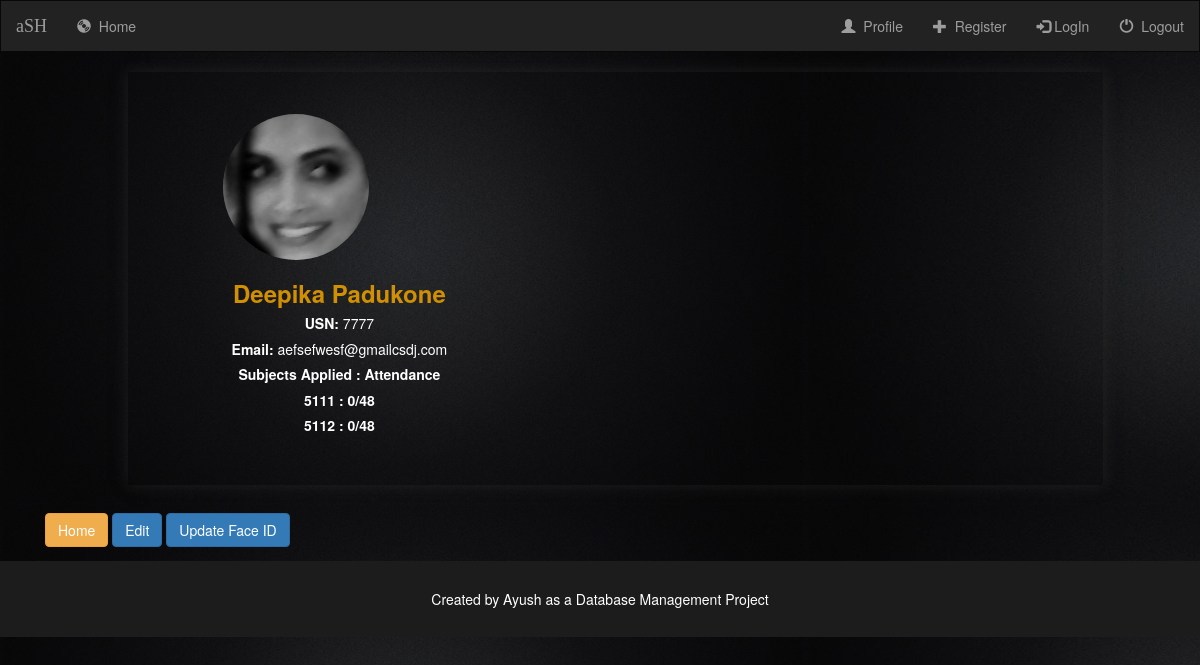
The app's page /records/studentdetails/7777/, older data.
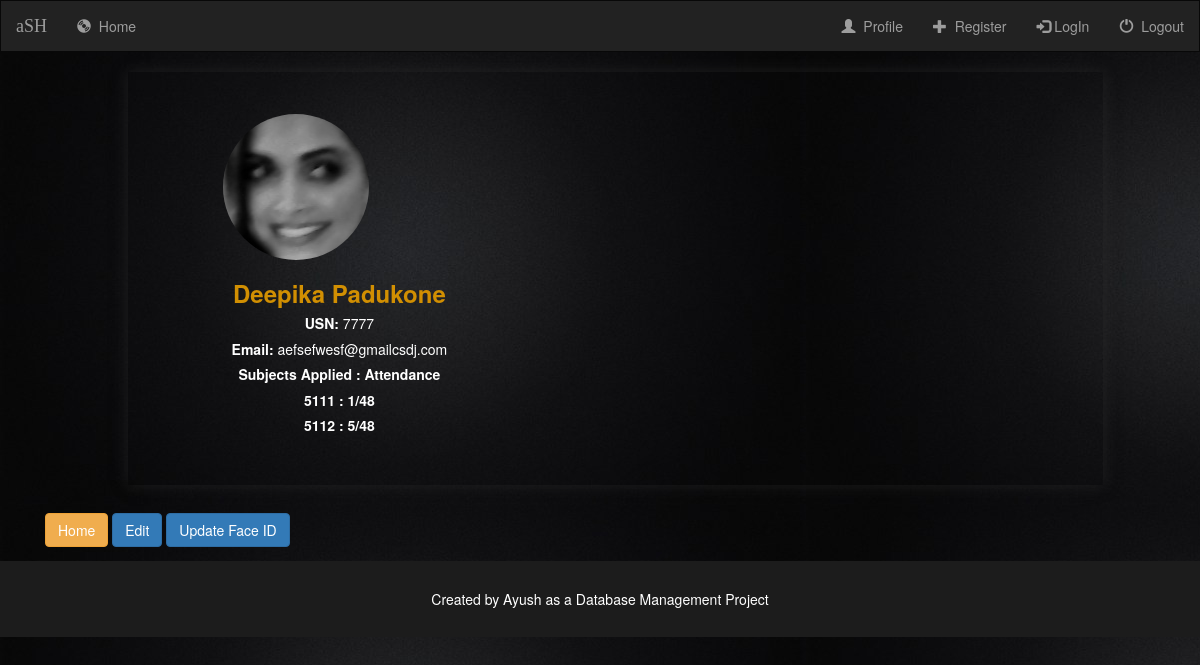
The same page, newer data.
### records/models.py (models this page shows, shortened)
class attendances(models.Model):
    subcode =models.ForeignKey(subjects,on_delete=models.CASCADE,null=True)
    attendance= models.IntegerField(default=0)
    usn =models.ForeignKey(student,on_delete=models.CASCADE,null=True)

class subjects(models.Model):
    subcode =models.CharField(max_length=12,primary_key=True)
    usn=models.ManyToManyField(student,null=True)
    pid=models.ForeignKey(teacher,on_delete=models.CASCADE,null=True)
    def __str__(self):
        return self.subcode

### records/views.py (the view)
# urls.py: url(r'studentdetails/(?P<id>[0-9]+)/$',views.StudentDetails,name='student-details'),
def StudentDetails(request,id):
    student1 = get_object_or_404(student ,usn= id)
    attenda=attendances.objects.filter(usn=id)
    context={
        'student':student1,
        'attenda':attenda,
        'differ':dayst
    }
    return render(request,'detailstudent.html',context)

### templates/detailstudent.html (shortened to what this page needs)
{% extends 'layout.html' %}
{%load static%}
{% block content %}
<div class="container">
  <div class="container">
    <div class="row">
      <div class="col-md-10 col-md-offset-1" style="padding-top:3em;padding-bottom:3em;-webkit-box-shadow: 0px 0px 14px 0px rgba(50, 50, 50, 0.5);
-moz-box-shadow:    0px 0px 14px 0px rgba(50, 50, 50, 0.5);
box-shadow:         0px 0px 14px 0px rgba(50, 50, 50, 0.5);">
        <div class="col-md-5">
          <div class="row">
            <div class="col-md-8 col-md-offset-2">
              <img src="/static/ml/dataset/user.{{student.usn}}.7.jpg " class="img-responsive" style="border-radius:50%"/>
            </div>
            <div class="col-md-12" style="text-align:center">
              <h3 style="color:#d18f02"><b>{{student.first_name}} {{student.last_name}}</b></h3>
              <h5><b>USN: </b> {{student.usn}} </h5>
              <h5><b>Email: </b> {{student.email}} </h5>
              <h5><b>Subjects Applied :  Attendance </b> {% for i in attenda %}
              <h5><b>{{i.subcode}} : {{i.attendance}}/{{differ}}</b> </h5>
                  {% endfor%}
              </div>
            </div>
          </div>
        </div>
        <div class="col-md-12" style="margin-top:2em">
          <a href="/" class="btn btn-warning"> Home</a>
          <a href="{% url 'test:student-update' student.usn %}" class="btn btn-primary"> Edit</a>
          <a href="{% url 'test:create_dataset' student.usn %}" class="btn btn-primary"> Update Face ID</a>
        </div>
      </div>
    </div>
  </div>
{% endblock %}

Row changes from the older to the newer data that the page shows:
changed attendances (number 1 of 2 on the later page): attendance "0" → "1"
changed attendances (number 2 of 2 on the later page): attendance "0" → "5"
